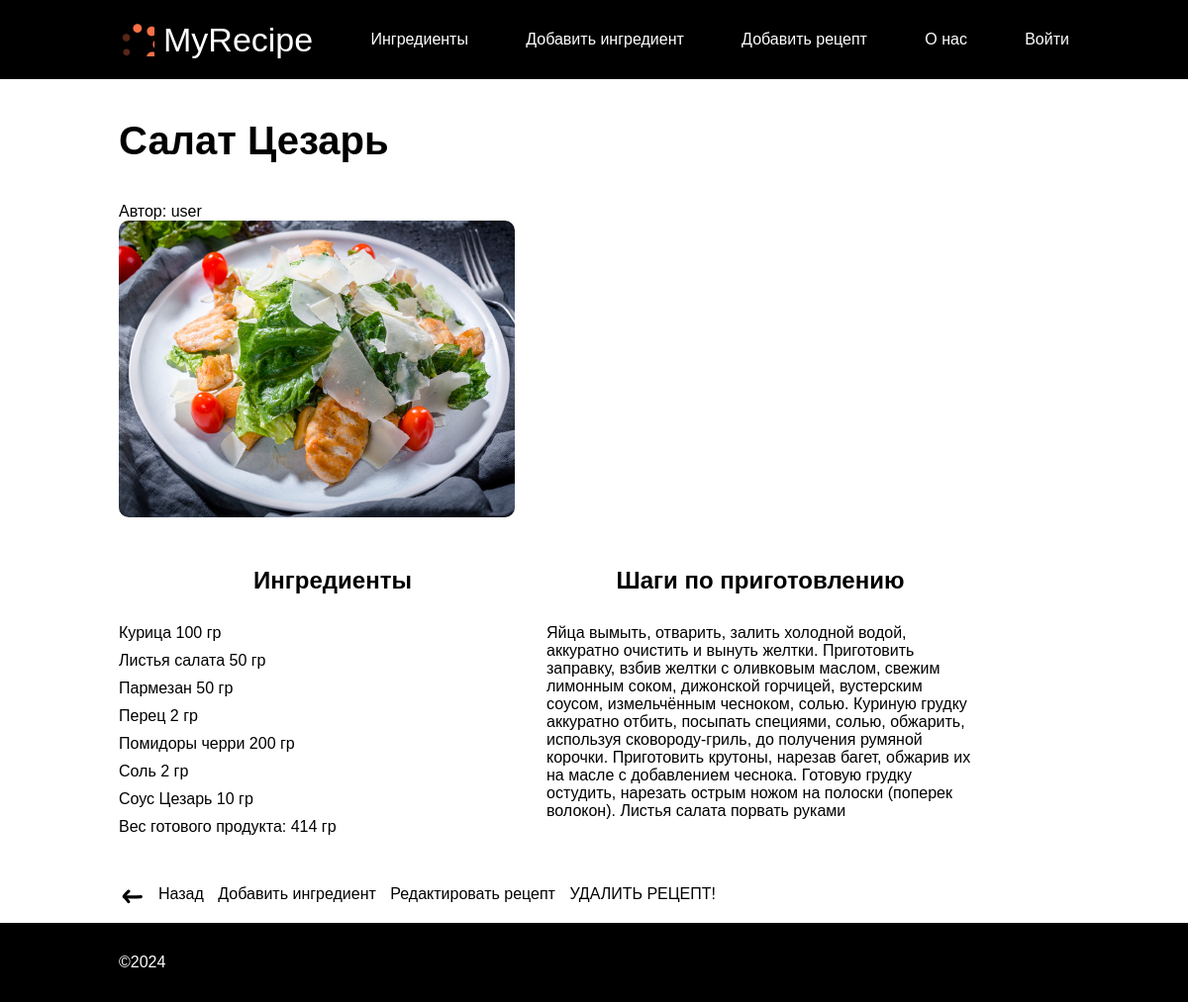
Screenshot of /recipe/2 with the database file from the repository.
### recipe_catalog/models.py (models this page shows, shortened)
class Recipe(models.Model):
    name = models.CharField(max_length=300)
    url = models.CharField(max_length=300)
    description = models.CharField(max_length=1000, default="описание")
    ingredients = models.ManyToManyField(Ingredient, through="RecipeIngredient")
    author = models.ForeignKey(User,
                               verbose_name='Автор рецепта',
                               on_delete=models.CASCADE, null=True
                               )
    class Meta:
        constraints = [
            models.UniqueConstraint(
                name="%(app_label)s_%(class)s_name_unique",
                fields=["name"],
            ),
        ]

class RecipeIngredient(models.Model):
    recipe = models.ForeignKey(Recipe, on_delete=models.CASCADE)
    ingredient = models.ForeignKey(Ingredient, on_delete=models.CASCADE)
    weight = models.IntegerField(default=0)
    count = models.IntegerField(default=0)
    class Meta:
        constraints = [
            models.UniqueConstraint(
                fields=['recipe', 'ingredient'],
                name='unique recipes ingredients'
            ),
        ]

class Ingredient(models.Model):
    name = models.CharField(max_length=255)
    class Meta:
        constraints = [
            models.UniqueConstraint(
                name="%(app_label)s_%(class)s_name_unique",
                fields=["name"],
            ),
        ]

### recipe_catalog/views.py (the view)
# urls.py: path('recipe/<int:pk>', recipe_detail, name='recipe_detail'),
def recipe_detail(request, pk):
    template_name = 'recipe_catalog/recipe.html'
    recipe = Recipe.objects.get(pk=pk)
    ingredients = recipe.recipeingredient_set.all().order_by('ingredient__name')
    ready_weight = get_ready_weight(ingredients)
    context = {
        'title': recipe.name,
        'recipe_url': recipe.url,
        'recipe_id': pk,
        'steps': recipe.description,
        'ingredients': ingredients,
        'ready_weight': ready_weight,
        'author': recipe.author
    }
    return render(request, template_name, context)

### recipe_catalog/views.py (called while the page is built)
def get_ready_weight(ingredients):
    result = 0
    for item in ingredients:
        result += item.weight
    return result

### templates/recipe_catalog/recipe.html (shortened to what this page needs)
{% extends "base.html" %}
{% block content %}
    <h1>{{title}}</h1>
    <p>Автор: {{author}}</p>
    {% load static %}
    <img class="recipe-page__img" src="{% static recipe_url %}" alt="{{title}}">
    <div class="recipe-page__description">
        <section>
            <h2>Ингредиенты</h2>
            <ul class="ingredients">
                {% for ingredient in ingredients %}
                {% load static %}
                <li class="ingredients__item">
                    {{ingredient.ingredient.name}}
                    {% if ingredient.weight == 0 %}
                        {{ingredient.count}} шт
                    {% else %}
                        {{ingredient.weight}} гр
                    {% endif %}
                </li>
                {% endfor %}
                Вес готового продукта: {{ready_weight}} гр
            </ul>
        </section>
        <section>
            <h2>Шаги по приготовлению</h2>
            <p>{{steps}}</p>
        </section>
    </div>
    <a class="back-link" href="{% url 'index'%}">Назад</a>
    <a class="recipe_action_link" href="{% url 'recipe_add' recipe_id %}">Добавить ингредиент</a>
    <a class="recipe_action_link" href="{% url 'recipe_edit' recipe_id %}">Редактировать рецепт</a>
    <a class="recipe_action_link" href="{% url 'recipe_delete' recipe_id %}">УДАЛИТЬ РЕЦЕПТ!</a>
{% endblock %}

### static/css/styles.css (style rules this page uses)
body { position: relative; font-family: Arial, sans-serif; min-height: 100vh; }
a { color: #000; }
h1 { font-size: 40px; margin: 40px 0; font-weight: 700; }
h2 { font-size: 24px; text-align: center; margin: 0 0 30px 0; font-weight: 700; }
.back-link { margin: 0 0 100px 40px; position: relative; color: #000; }
.back-link:before { position: absolute; left: -45px; top: -8px; width: 40px; height: 40px; fill: #000; content: ""; background-image: url("../images/back.svg"); }
.recipe-page__img { width: 400px; height: auto; border-radius: 10px; }
.recipe-page__description { margin: 50px 0; display: grid; grid-template-columns: repeat(2, 45%); }
.ingredients__item { margin: 0 0 10px 0; }
.recipe_action_link { margin-left: 10px; }

### rows the page displays
Recipe: name "Салат Цезарь", url (picture), description "Яйца вымыть, отварить, залить холодной водой, аккуратно очистить и вынуть желтки. Приготовить заправку, взбив желтки с оливковым маслом, свежим лимонным соком, дижонской горчицей, вустерским соусом, измельчённым чесноком, солью. Куриную грудку аккуратно отбить, посыпать специями, солью, обжарить, используя сковороду-гриль, до получения румяной корочки. Приготовить крутоны, нарезав багет, обжарив их на масле с добавлением чеснока. Готовую грудку остудить, нарезать острым ножом на полоски (поперек волокон). Листья салата порвать руками"
RecipeIngredient: ingredient.name "Курица", weight "100"
RecipeIngredient: ingredient.name "Листья салата", weight "50"
RecipeIngredient: ingredient.name "Пармезан", weight "50"
RecipeIngredient: ingredient.name "Перец", weight "2"
RecipeIngredient: ingredient.name "Помидоры черри", weight "200"
RecipeIngredient: ingredient.name "Соль", weight "2"
RecipeIngredient: ingredient.name "Соус Цезарь", weight "10"

### other values shown
{{ author }} "user"
{{ ready_weight }} "414"
